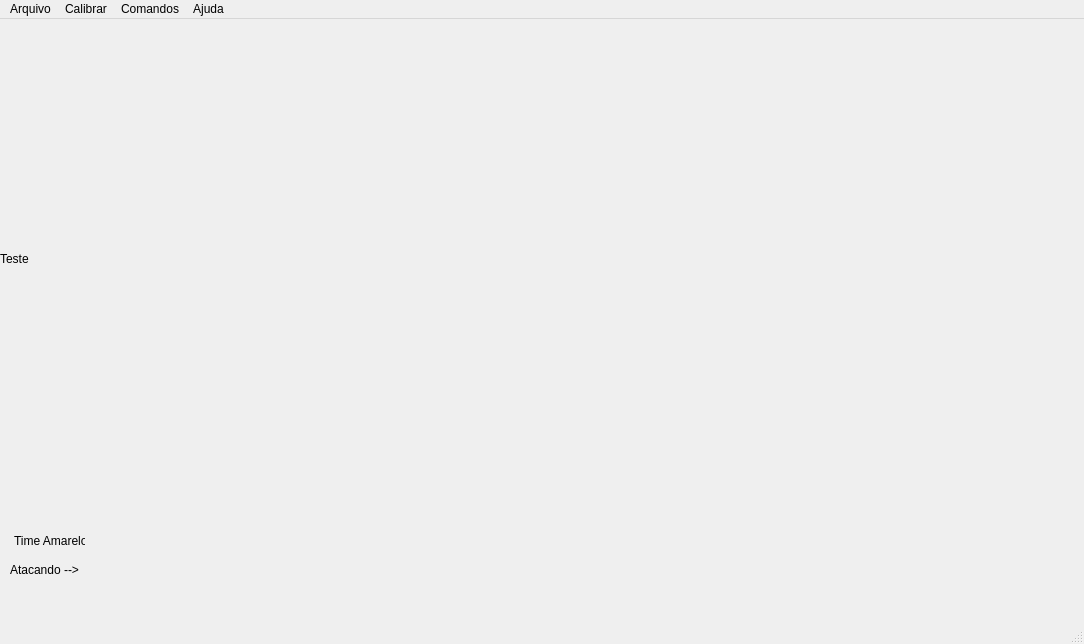
<?xml version="1.0" encoding="UTF-8"?>
<ui version="4.0">
 <class>MainWindow</class>
 <widget class="QMainWindow" name="MainWindow">
  <property name="geometry">
   <rect>
    <x>0</x>
    <y>0</y>
    <width>1084</width>
    <height>644</height>
   </rect>
  </property>
  <property name="windowTitle">
   <string>MainWindow</string>
  </property>
  <widget class="QWidget" name="centralWidget">
   <widget class="QLabel" name="label">
    <property name="geometry">
     <rect>
      <x>0</x>
      <y>0</y>
      <width>640</width>
      <height>480</height>
     </rect>
    </property>
    <property name="sizePolicy">
     <sizepolicy hsizetype="Preferred" vsizetype="Fixed">
      <horstretch>0</horstretch>
      <verstretch>0</verstretch>
     </sizepolicy>
    </property>
    <property name="text">
     <string>Teste</string>
    </property>
   </widget>
   <widget class="QLabel" name="lineEdit">
    <property name="geometry">
     <rect>
      <x>14</x>
      <y>514</y>
      <width>71</width>
      <height>16</height>
     </rect>
    </property>
    <property name="text">
     <string>Time Amarelo</string>
    </property>
   </widget>
   <widget class="QLabel" name="label_atacando">
    <property name="geometry">
     <rect>
      <x>10</x>
      <y>540</y>
      <width>71</width>
      <height>21</height>
     </rect>
    </property>
    <property name="text">
     <string>Atacando --&gt;</string>
    </property>
   </widget>
  </widget>
  <widget class="QMenuBar" name="menuBar">
   <property name="geometry">
    <rect>
     <x>0</x>
     <y>0</y>
     <width>1084</width>
     <height>21</height>
    </rect>
   </property>
   <widget class="QMenu" name="menuArquivo">
    <property name="title">
     <string>Arquivo</string>
    </property>
    <addaction name="actionNovo"/>
    <addaction name="actionCarregar"/>
    <addaction name="actionSalvar"/>
    <addaction name="actionSalvar_como"/>
    <addaction name="separator"/>
    <addaction name="actionFechar"/>
   </widget>
   <widget class="QMenu" name="menuCalibrar">
    <property name="title">
     <string>Calibrar</string>
    </property>
    <addaction name="actionCores"/>
    <addaction name="actionDistancias"/>
    <addaction name="actionBordas_da_arena"/>
    <addaction name="actionTIme_Amarelo"/>
    <addaction name="actionTime_Azul"/>
    <addaction name="actionFlip"/>
    <addaction name="actionTrocar_Atacante"/>
   </widget>
   <widget class="QMenu" name="menuAjuda">
    <property name="title">
     <string>Ajuda</string>
    </property>
    <addaction name="actionSobre"/>
   </widget>
   <widget class="QMenu" name="menuComandos">
    <property name="title">
     <string>Comandos</string>
    </property>
    <addaction name="actionIniciar"/>
    <addaction name="actionParar"/>
    <addaction name="actionPenault"/>
    <addaction name="actionPenalty_defesa"/>
   </widget>
   <addaction name="menuArquivo"/>
   <addaction name="menuCalibrar"/>
   <addaction name="menuComandos"/>
   <addaction name="menuAjuda"/>
  </widget>
  <widget class="QStatusBar" name="statusBar"/>
  <action name="actionCarregar">
   <property name="text">
    <string>Carregar</string>
   </property>
  </action>
  <action name="actionSalvar">
   <property name="text">
    <string>Salvar</string>
   </property>
  </action>
  <action name="actionSalvar_como">
   <property name="text">
    <string>Salvar como...</string>
   </property>
  </action>
  <action name="actionFechar">
   <property name="text">
    <string>Fechar</string>
   </property>
  </action>
  <action name="actionNovo">
   <property name="text">
    <string>Novo</string>
   </property>
  </action>
  <action name="actionCores">
   <property name="text">
    <string>Cores</string>
   </property>
  </action>
  <action name="actionBordas_da_arena">
   <property name="text">
    <string>Bordas da arena</string>
   </property>
  </action>
  <action name="actionDistancias">
   <property name="text">
    <string>Distâncias</string>
   </property>
  </action>
  <action name="actionSobre">
   <property name="text">
    <string>Sobre...</string>
   </property>
  </action>
  <action name="actionIniciar">
   <property name="text">
    <string>Iniciar</string>
   </property>
   <property name="shortcut">
    <string>I</string>
   </property>
  </action>
  <action name="actionParar">
   <property name="text">
    <string>Parar</string>
   </property>
   <property name="shortcut">
    <string>P</string>
   </property>
  </action>
  <action name="actionPenault">
   <property name="text">
    <string>Penalty ataque</string>
   </property>
   <property name="shortcut">
    <string>A</string>
   </property>
  </action>
  <action name="actionTIme_Amarelo">
   <property name="text">
    <string>TIme Amarelo (Selecionado)</string>
   </property>
  </action>
  <action name="actionTime_Azul">
   <property name="text">
    <string>Time Azul</string>
   </property>
  </action>
  <action name="actionPenalty_defesa">
   <property name="text">
    <string>Penalty defesa</string>
   </property>
   <property name="shortcut">
    <string>D</string>
   </property>
  </action>
  <action name="actionFlip">
   <property name="text">
    <string>Flip (ON)</string>
   </property>
  </action>
  <action name="actionTrocar_Atacante">
   <property name="text">
    <string>Trocar Atacante</string>
   </property>
  </action>
 </widget>
 <layoutdefault spacing="6" margin="11"/>
 <resources/>
 <connections/>
</ui>
